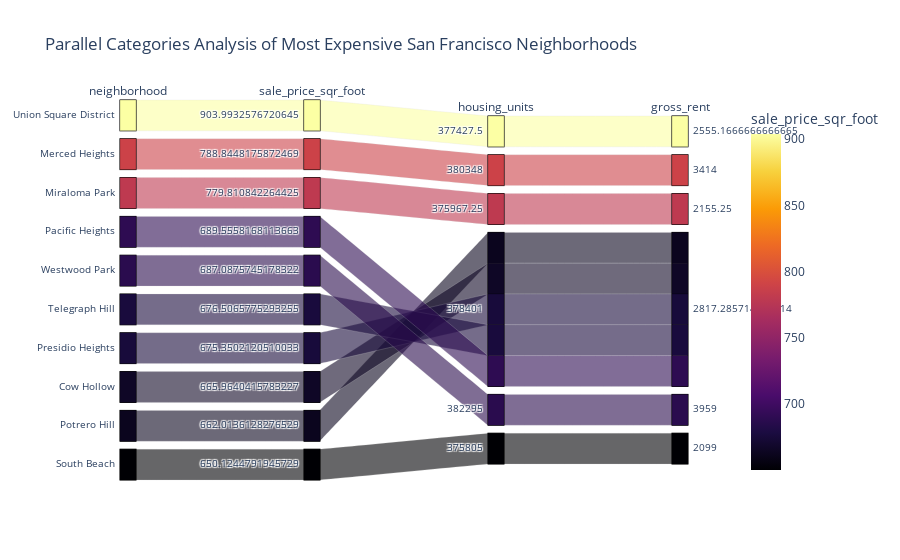

This figure's notebook cell:
### Markdown cell above
### Create a parallel coordinates plot and parallel categories plot of most expensive neighborhoods in San Francisco per year

### Code cell
# Parallel Categories Plot
px.parallel_categories(df_expensive_neighborhoods,
                       dimensions=['neighborhood', 'sale_price_sqr_foot', 'housing_units', 'gross_rent'],
                       color='sale_price_sqr_foot',
                       color_continuous_scale=px.colors.sequential.Inferno,
                       height=500,
                       title='Parallel Categories Analysis of Most Expensive San Francisco Neighborhoods')

### Figure 1 — Plotly figure (JSON) as saved in the notebook; plotly's stock layout.template omitted (floating-point values rounded to 4 significant figures)
{"data": [{"dimensions": [{"label": "neighborhood", "values": ["Union Square District", "Merced Heights", "Miraloma Park", "Pacific Heights", "Westwood Park", "Telegraph Hill", "Presidio Heights", "Cow Hollow", "Potrero Hill", "South Beach"]}, {"label": "sale_price_sqr_foot", "values": [904.0, 788.8, 779.8, 689.6, 687.1, 676.5, 675.4, 666.0, 662.0, 650.1]}, {"label": "housing_units", "values": [377400.0, 380348, 376000.0, 378401, 382295, 378401, 378401, 378401, 378401, 375805]}, {"label": "gross_rent", "values": [2555.0, 3414, 2155.0, 2817.0, 3959, 2817.0, 2817.0, 2817.0, 2817.0, 2099]}], "domain": {"x": [0, 1], "y": [0, 1]}, "line": {"color": [904.0, 788.8, 779.8, 689.6, 687.1, 676.5, 675.4, 666.0, 662.0, 650.1], "coloraxis": "coloraxis"}, "name": "", "type": "parcats"}], "layout": {"autosize": true, "coloraxis": {"colorbar": {"title": {"text": "sale_price_sqr_foot"}}, "colorscale": [[0, "#000004"], [0.1111, "#1b0c41"], [0.2222, "#4a0c6b"], [0.3333, "#781c6d"], [0.4444, "#a52c60"], [0.5556, "#cf4446"], [0.6667, "#ed6925"], [0.7778, "#fb9b06"], [0.8889, "#f7d13d"], [1, "#fcffa4"]]}, "legend": {"tracegroupgap": 0}, "title": {"text": "Parallel Categories Analysis of Most Expensive San Francisco Neighborhoods"}}}
